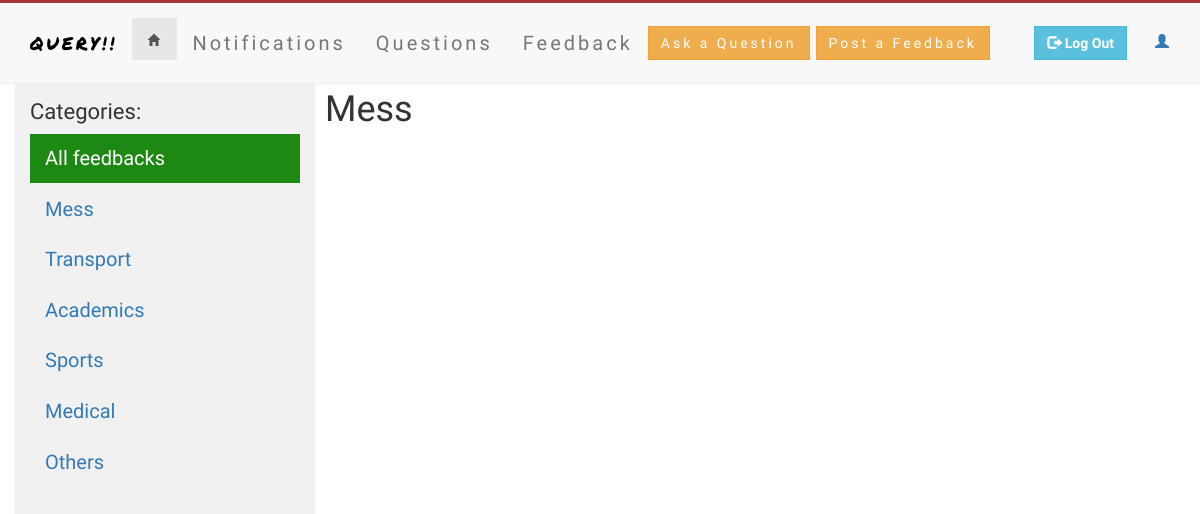
Page /feedback_option.php?tag_id=1 on the earlier database version.
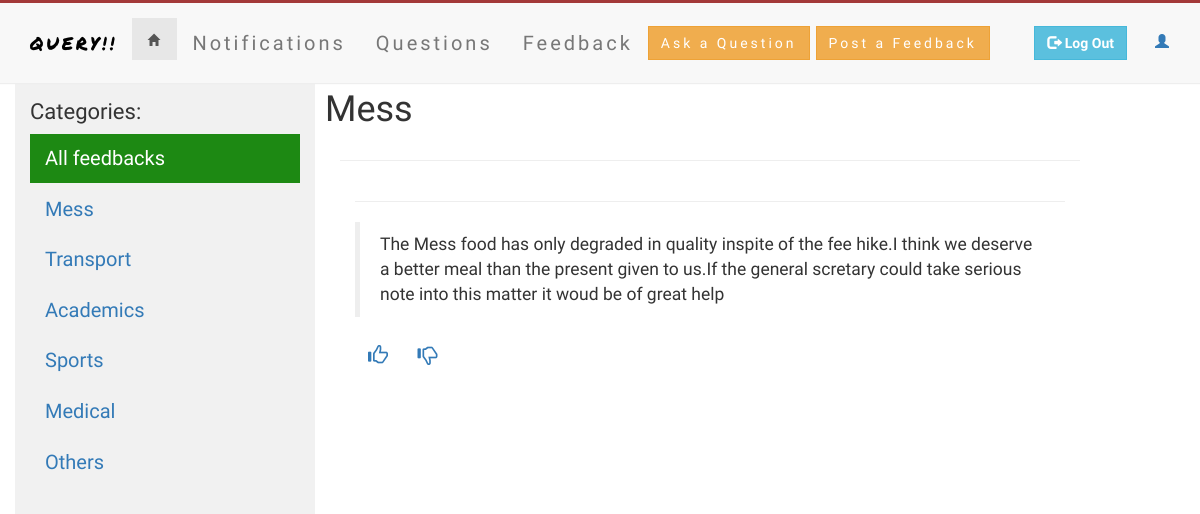
Same page on the later database version.
### tables this page shows
CREATE TABLE `feedback` (
  `feedback_id` int(11) NOT NULL AUTO_INCREMENT,
  `user_id` int(11) NOT NULL,
  `feedback` text NOT NULL,
  `upvotes` int(11) DEFAULT NULL,
  `downvotes` int(11) DEFAULT NULL,
  `score` int(11) DEFAULT NULL,
  `tags` varchar(128) NOT NULL,
  `reg_time` timestamp NOT NULL DEFAULT CURRENT_TIMESTAMP,
  PRIMARY KEY (`feedback_id`)
);

### feedback_option.php (the view, shortened to what this page needs)
	<?php
include 'connectuser.php';
$tag_id=$_GET['tag_id'];
$tags=array("Mess","Transport","Academics","Sports","Medical","Others");
?>
<html>
	<head>
		<link href="css/bootstrap.min.css" rel="stylesheet">
	    <link rel="stylesheet" href="https://cdnjs.cloudflare.com/ajax/libs/bootstrap-select/1.7.5/css/bootstrap-select.min.css">
	    <link href="question_display.css" rel="stylesheet">
	    <link href="css/bootstrap.min.css" rel="stylesheet">
	</head>
	<body>
		<div class="container-fluid" id="rotate">
			<?php include 'nav_bar.php'; ?>
			<div class="row content">
				<div class="col-md-3">
					<div class="col-md-3 affix sidenav">
						<h4 class="helpblock" style="font-size: 22px; font-family: tangerine;">Categories:</h4>
						<ul class="nav nav-pills nav-stacked">
							     <li class="active"><a href="feedbacks.php">All feedbacks</a></li>
								<li><a href="feedback_option.php?tag_id=1">Mess</a></li>
								<li><a href="feedback_option.php?tag_id=2">Transport</a></li>
								<li><a href="feedback_option.php?tag_id=3">Academics</a></li>
								<li><a href="feedback_option.php?tag_id=4">Sports</a></li>
								<li><a href="feedback_option.php?tag_id=5">Medical</a></li>
								<li><a href="feedback_option.php?tag_id=6">Others</a></li>
						</ul>
					</div>
				</div>
				<div class="col-md-8" bgcolor="#eee" style="margin-left: 10px;">
				    <?php
				    $counter=$tag_id-1;
				       	$query="SELECT * FROM feedback
                         WHERE tags='$tags[$counter]'
						 ORDER BY score DESC
						 ";
				         $result=mysqli_query($conn,$query);
				         ?>
				    	<h1><?php echo $tags[$counter];?></h1>
				    	<?php
				    	while($row=mysqli_fetch_array($result))
					{
						?>
						<div class="container-fluid"><hr id="hr_top">
					   		<div class="container-fluid"><hr id="hr_top">
					   			<div id="card">
									<p>
						   			<blockquote><?php echo $row[2];?></blockquote>
									</p>
							       	<form 	method="post" >
										<div class="form-group">
								       		<button type="submit" class="btn btn-link" name="like-<?php echo $row[0];?>"><span class="glyphicon glyphicon-thumbs-up" id="logo1"></span></button>
								       		<button type="submit" class="btn btn-link" name="dislike-<?php echo $row[0];?>"><span class="glyphicon glyphicon-thumbs-down" id="logo1"></span></button>
							   			</div>
							       	</form>
    							</div>
					   		</div>
                         </div>
					<?php
					}
						?>
				</div>
			</div>
		</div>
	</body>
</html>

### nav_bar.php (shortened to what this page needs)
<head>
</head>
		<nav class="navbar navbar-default navbar-fixed-top" id="navigation-bar" role="navigation">
			<div class="container">
				<div class="navbar-header">
					<a href="#" class="navbar-brand" id="query" style="color:black">QUERY!!</a>
				</div>
				<div class="collapse navbar-collapse" id="collapse-it">
					<ul class="nav navbar-nav">
						<li class="active"><a href="homepage.php" ><span class="glyphicon glyphicon-home"></span></a></li>
						<li><a href="notification_homepage.php" style="font-size: 20px;">Notifications</a></li>
						<li><a href="questions.php" style="font-size: 20px;" >Questions</a></li>
						<li><a href="feedbacks.php" style="font-size: 20px;"  >Feedback</a></li>
					</ul>
					<a href="ask_question.php" class="btn btn-warning btn-md navbar-btn">Ask a Question</a>
					<a href="feedback/feedback.php" class="btn btn-warning btn-md navbar-btn">Post a Feedback</a>
					<ul class="nav navbar-nav navbar-right">
						<?php
						$my_id=$_SESSION['user_id'];
						?>
                <a href="user_profile.php?userId=<?php echo $my_id;?>" class="btn navbar-btn"><span class="glyphicon glyphicon-user"></span></a>
                	</ul>
					<form action="logout.php" class="navbar-form navbar-right" role="search">
						<div class="form-group">
						<button type="submit" class="btn btn-info btn-md"><strong><span class="glyphicon glyphicon-log-out"></span> Log Out</strong>
						</button>
					</form>
				</div>
			</div>
		</nav>

### question_display.css (style rules this page uses)
* { font-family: 'Josefin Sans', sans-serif; }
body { background-color: #fffcfc; }
#hr_top { background-color: #e6eaef; }
#logo1 { font-size: 20px; }
.nav-pills > li.active > a, .nav-pills > li.active > a:focus, .nav-pills > li.active > a:hover { background-color: #1d8913 !important; border-radius: 0 !important; }

### feedback_option.php (style rules this page uses)
body { margin: 0; }
.sidenav { font-family: tangerine; font-size: 20px; }
html { margin-left: 0; margin-top: 70px; }
.sidenav { margin-right: 2px; padding-top: 20px; background-color: #f1f1f1; height: 100%; }

### nav_bar.php (style rules this page uses)
#navigation-bar { border-top: 3px solid #a33939; box-shadow: 0 1px 1px #eee; }
.navbar { padding-top: 15px; padding-bottom: 15px; border: 0; border-radius: 0; margin-bottom: 0; font-size: 12px; letter-spacing: 3px; }
.btn { border-radius: 0 !important; }
#query { font-family: 'Permanent Marker', cursive; }

Differences in the rows shown:
added feedback: feedback "The Mess food has only degraded in quality inspite of the fee hike.I think we deserve a better meal than the present given to us.If the general scretary could take serious note into this matter it woud be of great help"
